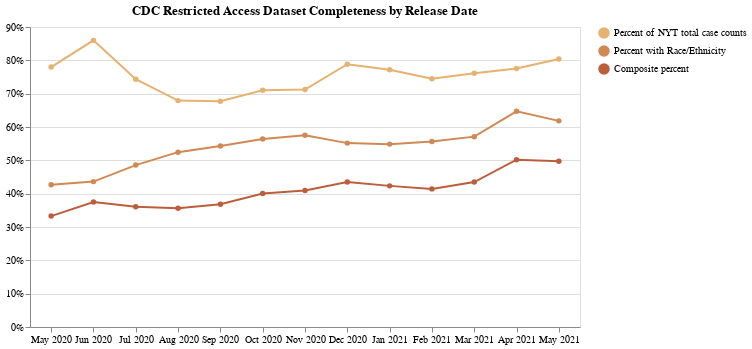

This figure's notebook cell:
### Code cell
#@title
CreateLineChart('CDC Restricted Access Dataset Completeness by Release Date',
                DATE_YEAR_HISTORY,
                race_ethnicity_known_history,
                overall_nyt_percent,
                overall_composite
).display()

### Figure 1 — Vega-Lite specification as saved in the notebook (floating-point values rounded to 4 significant figures)
{"config": {"view": {"continuousWidth": 400, "continuousHeight": 300}}, "layer": [{"mark": {"type": "line", "point": true}, "encoding": {"color": {"type": "nominal", "field": "metric", "scale": {"scheme": "browns"}, "sort": ["Percent of NYT total case counts", "Percent with Race/Ethnicity", "Composite percent"], "title": ""}, "x": {"type": "ordinal", "axis": {"labelAngle": 0}, "field": "date", "timeUnit": "yearmonth", "title": ""}, "y": {"type": "quantitative", "axis": {"format": "%"}, "field": "value", "title": ""}}}, {"mark": "point", "encoding": {"opacity": {"value": 0}, "x": {"type": "ordinal", "field": "date", "timeUnit": "yearmonth"}}, "selection": {"selector005": {"type": "single", "nearest": true, "on": "mouseover", "fields": ["date"], "empty": "none"}}}, {"mark": "point", "encoding": {"color": {"type": "nominal", "field": "metric", "scale": {"scheme": "browns"}, "sort": ["Percent of NYT total case counts", "Percent with Race/Ethnicity", "Composite percent"], "title": ""}, "opacity": {"condition": {"value": 1, "selection": "selector005"}, "value": 0}, "x": {"type": "ordinal", "axis": {"labelAngle": 0}, "field": "date", "timeUnit": "yearmonth", "title": ""}, "y": {"type": "quantitative", "axis": {"format": "%"}, "field": "value", "title": ""}}}, {"mark": {"type": "text", "align": "left", "dx": 7, "dy": -7}, "encoding": {"color": {"type": "nominal", "field": "metric", "scale": {"scheme": "browns"}, "sort": ["Percent of NYT total case counts", "Percent with Race/Ethnicity", "Composite percent"], "title": ""}, "text": {"condition": {"type": "quantitative", "field": "value", "format": ".0%", "selection": "selector005"}, "value": " "}, "x": {"type": "ordinal", "axis": {"labelAngle": 0}, "field": "date", "timeUnit": "yearmonth", "title": ""}, "y": {"type": "quantitative", "axis": {"format": "%"}, "field": "value", "title": ""}}}], "data": {"name": "data-bfa18c389fa36c505c3d58bedeb749b6"}, "height": 300, "title": "CDC Restricted Access Dataset Completeness by Release Date", "width": 550, "$schema": "https://vega.github.io/schema/vega-lite/v4.8.1.json", "datasets": {"data-bfa18c389fa36c505c3d58bedeb749b6": [{"date": "2020-05-28", "metric": "Percent with Race/Ethnicity", "value": 0.4266}, {"date": "2020-06-28", "metric": "Percent with Race/Ethnicity", "value": 0.4361}, {"date": "2020-07-28", "metric": "Percent with Race/Ethnicity", "value": 0.4857}, {"date": "2020-08-28", "metric": "Percent with Race/Ethnicity", "value": 0.5245}, {"date": "2020-09-28", "metric": "Percent with Race/Ethnicity", "value": 0.5433}, {"date": "2020-10-28", "metric": "Percent with Race/Ethnicity", "value": 0.5643}, {"date": "2020-11-28", "metric": "Percent with Race/Ethnicity", "value": 0.5753}, {"date": "2020-12-28", "metric": "Percent with Race/Ethnicity", "value": 0.5517}, {"date": "2021-01-28", "metric": "Percent with Race/Ethnicity", "value": 0.5486}, {"date": "2021-02-28", "metric": "Percent with Race/Ethnicity", "value": 0.5565}, {"date": "2021-03-28", "metric": "Percent with Race/Ethnicity", "value": 0.5711}, {"date": "2021-04-28", "metric": "Percent with Race/Ethnicity", "value": 0.647}, {"date": "2021-05-28", "metric": "Percent with Race/Ethnicity", "value": 0.6184}, {"date": "2020-05-28", "metric": "Percent of NYT total case counts", "value": 0.7797}, {"date": "2020-06-28", "metric": "Percent of NYT total case counts", "value": 0.8599}, {"date": "2020-07-28", "metric": "Percent of NYT total case counts", "value": 0.7433}, {"date": "2020-08-28", "metric": "Percent of NYT total case counts", "value": 0.6792}, {"date": "2020-09-28", "metric": "Percent of NYT total case counts", "value": 0.6775}, {"date": "2020-10-28", "metric": "Percent of NYT total case counts", "value": 0.7099}, {"date": "2020-11-28", "metric": "Percent of NYT total case counts", "value": 0.7122}, {"date": "2020-12-28", "metric": "Percent of NYT total case counts", "value": 0.7883}, {"date": "2021-01-28", "metric": "Percent of NYT total case counts", "value": 0.7717}, {"date": "2021-02-28", "metric": "Percent of NYT total case counts", "value": 0.7446}, {"date": "2021-03-28", "metric": "Percent of NYT total case counts", "value": 0.7612}, {"date": "2021-04-28", "metric": "Percent of NYT total case counts", "value": 0.7757}, {"date": "2021-05-28", "metric": "Percent of NYT total case counts", "value": 0.8041}, {"date": "2020-05-28", "metric": "Composite percent", "value": 0.3327}, {"date": "2020-06-28", "metric": "Composite percent", "value": 0.375}, {"date": "2020-07-28", "metric": "Composite percent", "value": 0.361}, {"date": "2020-08-28", "metric": "Composite percent", "value": 0.3562}, {"date": "2020-09-28", "metric": "Composite percent", "value": 0.3681}, {"date": "2020-10-28", "metric": "Composite percent", "value": 0.4006}, {"date": "2020-11-28", "metric": "Composite percent", "value": 0.4097}, {"date": "2020-12-28", "metric": "Composite percent", "value": 0.4349}, {"date": "2021-01-28", "metric": "Composite percent", "value": 0.4234}, {"date": "2021-02-28", "metric": "Composite percent", "value": 0.4144}, {"date": "2021-03-28", "metric": "Composite percent", "value": 0.4347}, {"date": "2021-04-28", "metric": "Composite percent", "value": 0.5018}, {"date": "2021-05-28", "metric": "Composite percent", "value": 0.4973}]}}
